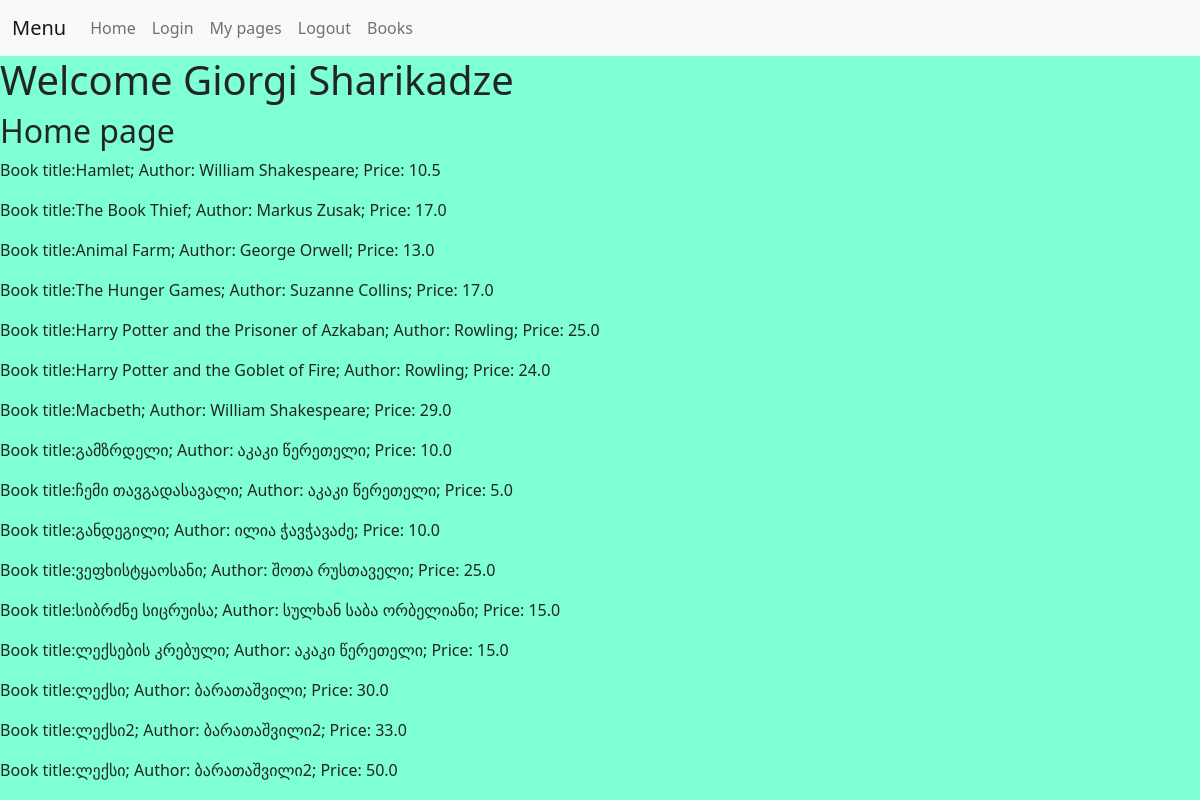
/ (signed in), run on the app's committed database.
### main.py (models this page shows)
class Books(db.Model):
    id = db.Column(db.Integer, primary_key=True)
    title = db.Column(db.String(30), nullable=False)
    author = db.Column(db.String(40), nullable=False)
    price = db.Column(db.Float, nullable=False)
    def __str__(self):
        return f'Book title:{self.title}; Author: {self.author}; Price: {self.price}'

### main.py (the view)
@app.route('/')
def home():
    all_books = Books.query.all()
    return render_template('index.html', all_books=all_books)

### templates/index.html (shortened to what this page needs)
{% extends 'base.html' %}
{% block content %}
    {{ super() }}
    <h2>Home page</h2>
    {% for each in all_books %}
    <p>{{each}} </p>
    {% endfor %}
{% endblock %}

### static/styles.css (style rules this page uses)
body { background: aquamarine; }

### data on the page
Books: title+author+price "Book title:Hamlet; Author: William Shakespeare; Price: 10.5"
Books: title+author+price "Book title:The Book Thief; Author: Markus Zusak; Price: 17.0"
Books: title+author+price "Book title:Animal Farm; Author: George Orwell; Price: 13.0"
Books: title+author+price "Book title:The Hunger Games; Author: Suzanne Collins; Price: 17.0"
Books: title+author+price "Book title:Harry Potter and the Prisoner of Azkaban; Author: Rowling; Price: 25.0"
Books: title+author+price "Book title:Harry Potter and the Goblet of Fire; Author: Rowling; Price: 24.0"
Books: title+author+price "Book title:Macbeth; Author: William Shakespeare; Price: 29.0"
Books: title+author+price "Book title:გამზრდელი; Author: აკაკი წერეთელი; Price: 10.0"
Books: title+author+price "Book title:ჩემი თავგადასავალი; Author: აკაკი წერეთელი; Price: 5.0"
Books: title+author+price "Book title:განდეგილი; Author: ილია ჭავჭავაძე; Price: 10.0"
Books: title+author+price "Book title:ვეფხისტყაოსანი; Author: შოთა რუსთაველი; Price: 25.0"
Books: title+author+price "Book title:სიბრძნე სიცრუისა; Author: სულხან საბა ორბელიანი; Price: 15.0"
Books: title+author+price "Book title:ლექსების კრებული; Author: აკაკი წერეთელი; Price: 15.0"
Books: title+author+price "Book title:ლექსი; Author: ბარათაშვილი; Price: 30.0"
Books: title+author+price "Book title:ლექსი2; Author: ბარათაშვილი2; Price: 33.0"
Books: title+author+price "Book title:ლექსი; Author: ბარათაშვილი2; Price: 50.0"

### other printed values
{{ session['username'] }} "Giorgi Sharikadze"
